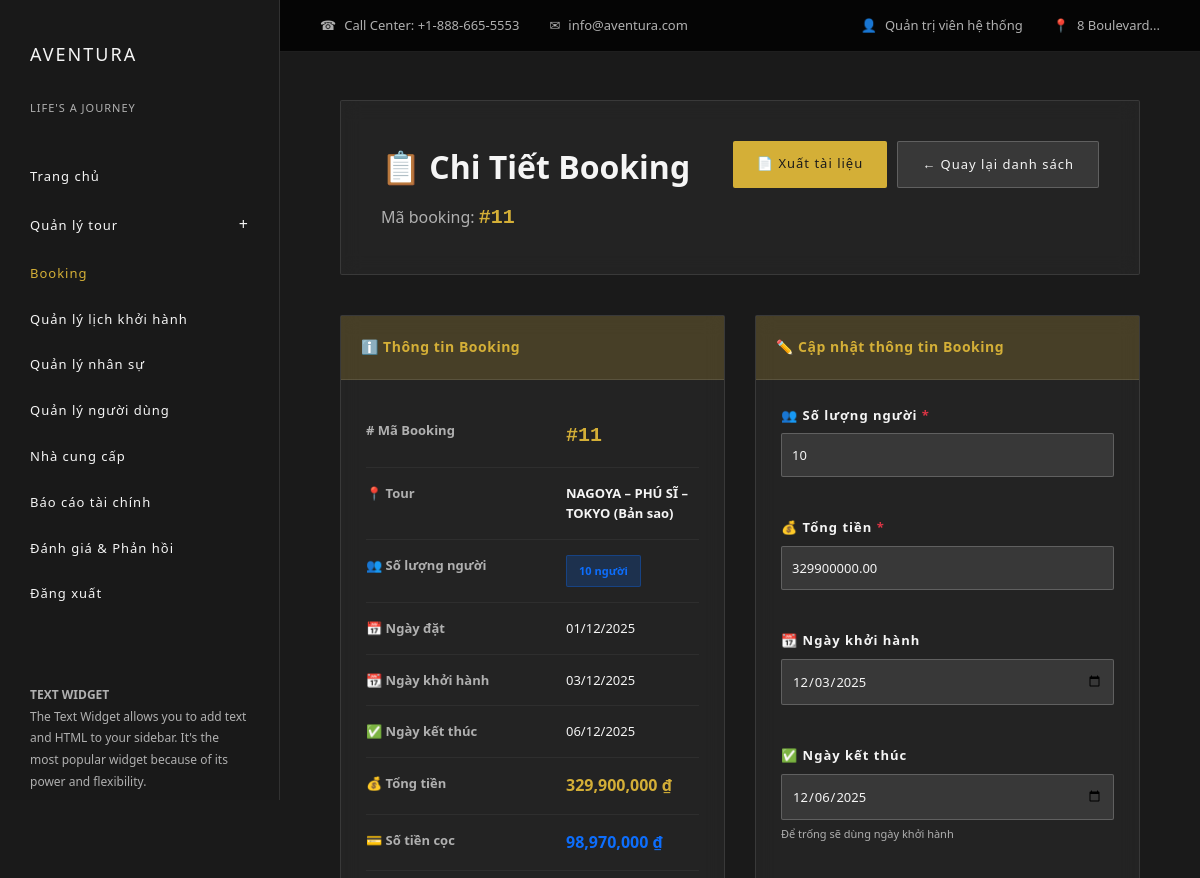
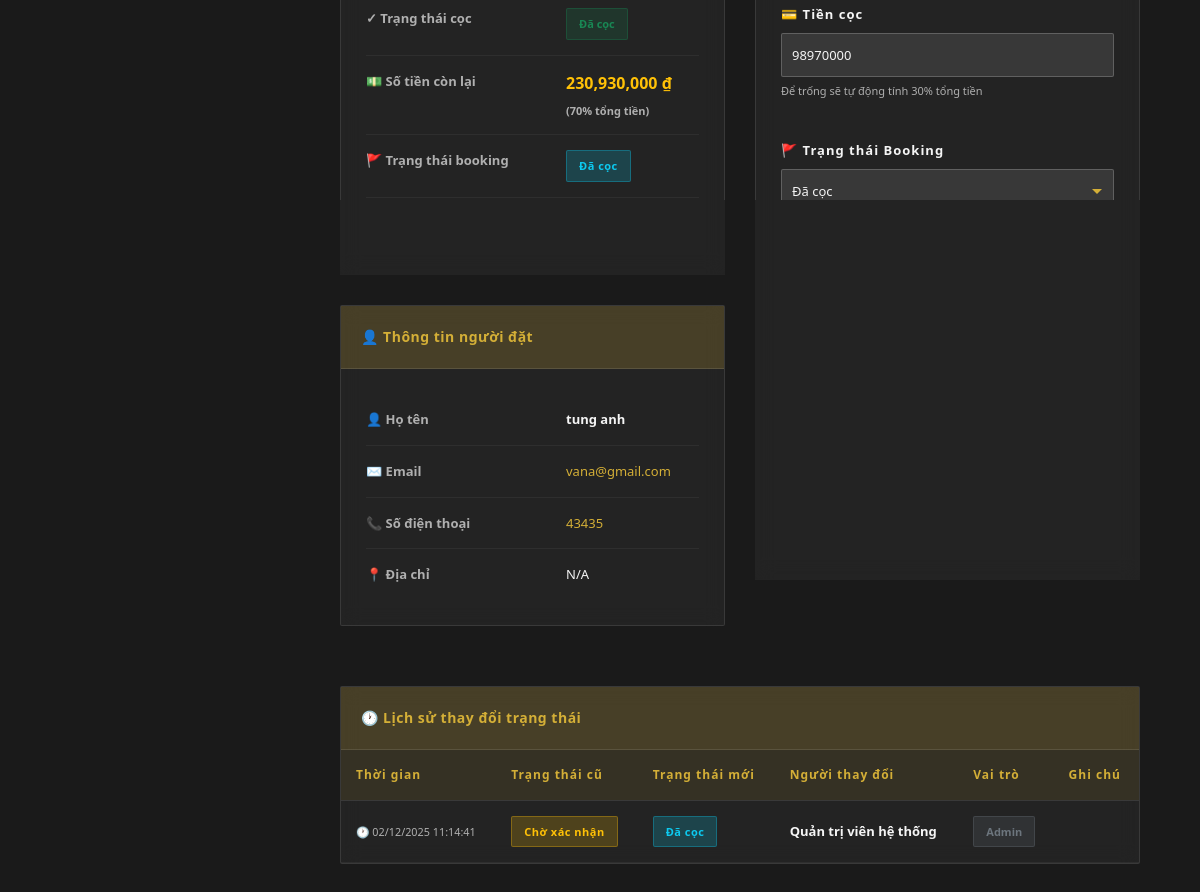
Screenshot of /index.php?act=booking/chiTiet&id=11 (signed in) with the database file from the repository (2 pictures, top to bottom).
### tables this page shows
CREATE TABLE `booking` (
  `booking_id` int(11) NOT NULL,
  `tour_id` int(11) DEFAULT NULL,
  `khach_hang_id` int(11) DEFAULT NULL,
  `ngay_dat` date DEFAULT NULL,
  `ngay_khoi_hanh` date DEFAULT NULL,
  `ngay_ket_thuc` date DEFAULT NULL,
  `so_nguoi` int(11) DEFAULT NULL,
  `tong_tien` decimal(15,2) DEFAULT NULL,
  `trang_thai` enum('ChoXacNhan','DaCoc','HoanTat','Huy') DEFAULT NULL,
  `ghi_chu` text DEFAULT NULL
);

CREATE TABLE `tour` (
  `tour_id` int(11) NOT NULL,
  `ten_tour` varchar(255) DEFAULT NULL,
  `loai_tour` enum('TrongNuoc','QuocTe','TheoYeuCau') DEFAULT NULL,
  `mo_ta` text DEFAULT NULL,
  `gia_co_ban` decimal(15,2) DEFAULT NULL,
  `chinh_sach` text DEFAULT NULL,
  `id_nha_cung_cap` int(11) DEFAULT NULL,
  `tao_boi` int(11) DEFAULT NULL,
  `trang_thai` enum('HoatDong','TamDung','HetHan') DEFAULT 'HoatDong',
  `qr_code_path` varchar(255) DEFAULT NULL COMMENT 'Đường dẫn file QR code'
);

CREATE TABLE `nguoi_dung` (
  `id` int(11) NOT NULL,
  `ten_dang_nhap` varchar(100) DEFAULT NULL,
  `mat_khau` varchar(255) DEFAULT NULL,
  `ho_ten` varchar(255) DEFAULT NULL,
  `avatar` varchar(255) DEFAULT NULL,
  `email` varchar(255) DEFAULT NULL,
  `so_dien_thoai` varchar(20) DEFAULT NULL,
  `vai_tro` enum('Admin','HDV','KhachHang','NhaCungCap') DEFAULT NULL,
  `quyen_cap_cao` tinyint(1) DEFAULT 0,
  `trang_thai` enum('HoatDong','BiKhoa') DEFAULT 'HoatDong',
  `ngay_tao` timestamp NULL DEFAULT current_timestamp()
);

CREATE TABLE `khach_hang` (
  `khach_hang_id` int(11) NOT NULL,
  `nguoi_dung_id` int(11) DEFAULT NULL,
  `dia_chi` varchar(255) DEFAULT NULL,
  `gioi_tinh` enum('Nam','Nữ','Khác') DEFAULT NULL,
  `ngay_sinh` date DEFAULT NULL
);

CREATE TABLE `booking_history` (
  `id` int(11) NOT NULL,
  `booking_id` int(11) NOT NULL,
  `trang_thai_cu` enum('ChoXacNhan','DaCoc','HoanTat','Huy') DEFAULT NULL,
  `trang_thai_moi` enum('ChoXacNhan','DaCoc','HoanTat','Huy') NOT NULL,
  `nguoi_thay_doi_id` int(11) DEFAULT NULL,
  `ghi_chu` text DEFAULT NULL,
  `thoi_gian` timestamp NULL DEFAULT current_timestamp()
);

### views/admin/chi_tiet_booking.php (the view, shortened to what the rows shown need)
<div class="page-header-section">
    <div style="display: flex; justify-content: space-between; align-items: start; flex-wrap: wrap; gap: 20px;">
        <div>
            <h1>📋 Chi Tiết Booking</h1>
            <p style="color: var(--text-muted); margin-top: 10px;">
                Mã booking: <span class="booking-id">#<?php echo $booking['booking_id']; ?></span>
            </p>
        </div>
    </div>
</div>
<div class="two-column-layout">
    <div>
        <div class="info-card">
            <div class="info-card-body">
                <div class="info-row">
                    <div class="info-value">
                        <span class="booking-id">#<?php echo $booking['booking_id']; ?></span>
                    </div>
                </div>
                <div class="info-row">
                    <div class="info-label">📍 Tour</div>
                    <div class="info-value" style="font-weight: 600;">
                        <?php echo htmlspecialchars($booking['ten_tour'] ?? 'N/A'); ?>
                    </div>
                </div>
                <div class="info-row">
                    <div class="info-value">
                        <span class="badge badge-primary">
                            <?php echo $booking['so_nguoi']; ?> người
                        </span>
                    </div>
                </div>
                <div class="info-row">
                    <div class="info-label">📅 Ngày đặt</div>
                    <div class="info-value">
                        <?php echo date('d/m/Y', strtotime($booking['ngay_dat'])); ?>
                    </div>
                </div>
                <div class="info-row">
                    <div class="info-label">📆 Ngày khởi hành</div>
                    <div class="info-value">
                        <?php echo $booking['ngay_khoi_hanh'] ? date('d/m/Y', strtotime($booking['ngay_khoi_hanh'])) : 'N/A'; ?>
                    </div>
                </div>
                <div class="info-row">
                    <div class="info-label">✅ Ngày kết thúc</div>
                    <div class="info-value">
                        <?php
                            $endDate = $booking['ngay_ket_thuc'] ?? $booking['ngay_khoi_hanh'];
                            echo $endDate ? date('d/m/Y', strtotime($endDate)) : 'N/A';
                        ?>
                    </div>
                </div>
                <div class="info-row">
                    <div class="info-label">💰 Tổng tiền</div>
                    <div class="info-value" style="font-weight: 600; color: var(--accent-gold); font-size: 16px;">
                        <?php echo number_format($booking['tong_tien'] ?? 0); ?> ₫
                    </div>
                </div>
                <?php
                $tongTien = (float)($booking['tong_tien'] ?? 0);
                $tienCoc = (float)($booking['tien_coc'] ?? ($booking['so_tien_coc'] ?? 0));
                if ($booking['trang_thai'] == 'HoanTat' && $tongTien > 0) {
                    $tienCoc = $tongTien;
                    $trangThaiCoc = 'HoanTat';
                } else {
                if ($tienCoc == 0 && $tongTien > 0) {
                    $tienCoc = round($tongTien * 0.3);
                    }
                    $trangThaiCoc = $booking['trang_thai_coc'] ?? ($booking['trang_thai'] == 'DaCoc' ? 'DaCoc' : 'ChuaCoc');
                }
                $tienConLai = max(0, $tongTien - $tienCoc);
                ?>
                <div class="info-row">
                    <div class="info-label">💳 Số tiền cọc</div>
                    <div class="info-value" style="font-weight: 600; color: #0d6efd; font-size: 16px;">
                        <?php echo number_format($tienCoc); ?> ₫
                    </div>
                </div>
                <div class="info-row">
                    <div class="info-value">
                        <?php
                        $trangThaiCocLabels = [
                            'DaCoc' => 'Đã cọc',
                            'ChuaCoc' => 'Chưa cọc',
                            'HoanTat' => 'Hoàn tất'
                        ];
                        $trangThaiCocBadge = $trangThaiCoc == 'DaCoc' ? 'success' : ($trangThaiCoc == 'HoanTat' ? 'success' : 'warning');
                        ?>
                        <span class="badge badge-<?php echo $trangThaiCocBadge; ?>">
                            <?php echo $trangThaiCocLabels[$trangThaiCoc] ?? $trangThaiCoc; ?>
                        </span>
                    </div>
                </div>
                <div class="info-row">
                    <div class="info-label">💵 Số tiền còn lại</div>
                    <div class="info-value" style="font-weight: 600; color: #ffc107; font-size: 16px;">
                        <?php echo number_format($tienConLai); ?> ₫
                        <?php if ($tienConLai > 0): ?>
                            <small style="display: block; margin-top: 5px; color: var(--text-muted); font-size: 11px;">
                                (<?php echo round(($tienConLai / $tongTien) * 100, 1); ?>% tổng tiền)
                            </small>
                        <?php endif; ?>
                    </div>
                </div>
                <div class="info-row">
                    <div class="info-value">
                        <?php
                        $statusLabels = [
                            'ChoXacNhan' => 'Chờ xác nhận',
                            'DaCoc' => 'Đã cọc',
                            'HoanTat' => 'Hoàn tất',
                            'Huy' => 'Hủy'
                        ];
                        $currentStatus = $booking['trang_thai'];
                        ?>
                        <span class="status-badge status-<?php echo $currentStatus; ?>">
                            <?php echo $statusLabels[$currentStatus] ?? $currentStatus; ?>
                        </span>
                    </div>
                </div>
            </div>
        </div>
        <div class="info-card">
            <div class="info-card-body">
                <div class="info-row">
                    <div class="info-label">👤 Họ tên</div>
                    <div class="info-value" style="font-weight: 600;">
                        <?php echo htmlspecialchars($booking['ho_ten'] ?? 'N/A'); ?>
                    </div>
                </div>
                <div class="info-row">
                    <div class="info-value">
                        <a href="mailto:<?php echo htmlspecialchars($booking['email'] ?? ''); ?>"
                           style="color: var(--accent-gold); text-decoration: none;">
                            <?php echo htmlspecialchars($booking['email'] ?? 'N/A'); ?>
                        </a>
                    </div>
                </div>
                <div class="info-row">
                    <div class="info-value">
                        <a href="tel:<?php echo htmlspecialchars($booking['so_dien_thoai'] ?? ''); ?>"
                           style="color: var(--accent-gold); text-decoration: none;">
                            <?php echo htmlspecialchars($booking['so_dien_thoai'] ?? 'N/A'); ?>
                        </a>
                    </div>
                </div>
                <div class="info-row">
                    <div class="info-label">📍 Địa chỉ</div>
                    <div class="info-value">
                        <?php echo htmlspecialchars($booking['dia_chi'] ?? 'N/A'); ?>
                    </div>
                </div>
            </div>
        </div>
    </div>
    <div>
        <?php if (isset($_SESSION['role']) && ($_SESSION['role'] === 'Admin' || $_SESSION['role'] === 'HDV')): ?>
            <div class="form-card">
                <div class="form-card-header">
                    ✏️ Cập nhật thông tin Booking
                </div>
                <div class="form-card-body">
                    <form method="POST" action="index.php?act=booking/update">
                        <div class="form-row">
                            <div class="form-group">
                                <label>👥 Số lượng người <span style="color: #dc3545;">*</span></label>
                                <input type="number" name="so_nguoi" class="input"
                                       value="<?php echo $booking['so_nguoi']; ?>" min="1" required>
                            </div>
                            <div class="form-group">
                                <label>💰 Tổng tiền <span style="color: #dc3545;">*</span></label>
                                <input type="number" name="tong_tien" id="tongTienInput" class="input"
                                       value="<?php echo $booking['tong_tien']; ?>" step="1000" min="0" required>
                            </div>
                            <div class="form-group">
                                <label>📆 Ngày khởi hành</label>
                                <input type="date" name="ngay_khoi_hanh" class="input"
                                       value="<?php echo $booking['ngay_khoi_hanh'] ?? ''; ?>">
                            </div>
                            <div class="form-group">
                                <label>✅ Ngày kết thúc</label>
                                <input type="date" name="ngay_ket_thuc" class="input"
                                       value="<?php echo $booking['ngay_ket_thuc'] ?? $booking['ngay_khoi_hanh'] ?? ''; ?>">
                                <small style="color: var(--text-muted); font-size: 11px; margin-top: 5px; display: block;">
                                    Để trống sẽ dùng ngày khởi hành
                                </small>
                            </div>
                            <div class="form-group">
                                <label>💳 Tiền cọc</label>
                                <input type="number" name="tien_coc" id="tienCocInput" class="input"
                                       value="<?php echo $tienCoc; ?>" step="1000" min="0">
                                <small style="color: var(--text-muted); font-size: 11px; margin-top: 5px; display: block;">
                                    Để trống sẽ tự động tính 30% tổng tiền
                                </small>
                            </div>
                            <div class="form-group">
                                <label>🚩 Trạng thái Booking</label>
                                <select name="trang_thai" id="trangThaiSelect" class="select">
                                    <option value="DaCoc" <?php echo $currentStatus == 'DaCoc' ? 'selected' : ''; ?>>
                                        Đã cọc
                                    </option>
                                </select>
                            </div>
                            <div class="form-group">
                                <label>✓ Trạng thái cọc</label>
                                <select name="trang_thai_coc" id="trangThaiCocSelect" class="select">
                                    <option value="DaCoc" <?php echo $trangThaiCoc == 'DaCoc' ? 'selected' : ''; ?>>
                                        Đã cọc
                                    </option>
                                </select>
                            </div>
                        </div>
                        <div class="form-group">
                            <label>📝 Ghi chú</label>
                            <textarea name="ghi_chu" class="textarea"><?php echo htmlspecialchars($booking['ghi_chu'] ?? ''); ?></textarea>
                        </div>
                        <div class="form-group">
                            <button type="submit" class="btn btn-primary" style="width: 100%;">
                            </button>
                        </div>
                    </form>
                </div>
            </div>
        <?php endif; ?>
    </div>
</div>
<div class="info-card">
    <div style="padding: 0;">
        <?php if (!empty($history)): ?>
            <div style="overflow-x: auto;">
                <table class="table-history">
                    <thead>
                        <tr>
                            <th>Thời gian</th>
                            <th>Trạng thái cũ</th>
                            <th>Trạng thái mới</th>
                            <th>Người thay đổi</th>
                            <th>Vai trò</th>
                            <th>Ghi chú</th>
                        </tr>
                    </thead>
                    <tbody>
                        <?php foreach ($history as $item): ?>
                            <tr>
                                <td>
                                    <small style="color: var(--text-muted);">
                                        🕐 <?php echo date('d/m/Y H:i:s', strtotime($item['thoi_gian'])); ?>
                                    </small>
                                </td>
                                <td>
                                    <?php if ($item['trang_thai_cu']): ?>
                                        <span class="status-badge status-<?php echo $item['trang_thai_cu']; ?>">
                                            <?php echo $statusLabels[$item['trang_thai_cu']] ?? $item['trang_thai_cu']; ?>
                                        </span>
                                    <?php else: ?>
                                        <span style="color: var(--text-muted);">-</span>
                                    <?php endif; ?>
                                </td>
                                <td>
                                    <span class="status-badge status-<?php echo $item['trang_thai_moi']; ?>">
                                        <?php echo $statusLabels[$item['trang_thai_moi']] ?? $item['trang_thai_moi']; ?>
                                    </span>
                                </td>
                                <td>
                                    <div style="font-weight: 600;"><?php echo htmlspecialchars($item['nguoi_thay_doi'] ?? 'N/A'); ?></div>
                                </td>
                                <td>
                                    <span class="badge badge-secondary">
                                        <?php echo htmlspecialchars($item['vai_tro'] ?? 'N/A'); ?>
                                    </span>
                                </td>
                                <td>
                                </td>
                            </tr>
                        <?php endforeach; ?>
                    </tbody>
                </table>
            </div>
        <?php endif; ?>
    </div>
</div>
<?php
require __DIR__ . '/../layouts/aventura.php';
?>

### rows the page displays
booking: booking_id "11", tour.ten_tour "NAGOYA – PHÚ SĨ – TOKYO (Bản sao)", so_nguoi "10", ngay_dat "01/12/2025", ngay_khoi_hanh "03/12/2025", ngay_ket_thuc "06/12/2025", tong_tien "329,900,000", tong_tien "98,970,000", trang_thai "Đã cọc", tong_tien "230,930,000", ($tienConLai/$tongTien)*100 "70", nguoi_dung.ho_ten "tung anh", nguoi_dung.email "vana@gmail.com", nguoi_dung.so_dien_thoai "43435", khach_hang.dia_chi "N/A", tong_tien "329900000.00", ngay_khoi_hanh "12/03/2025", ngay_ket_thuc "12/06/2025", tien_coc "98970000", trang_thai_coc "Đã cọc"
booking_history: thoi_gian "02/12/2025 11:14:41", trang_thai_cu "Chờ xác nhận", trang_thai_moi "Đã cọc", nguoi_thay_doi.ho_ten "Quản trị viên hệ thống", nguoi_thay_doi.vai_tro "Admin"

### other values shown
$_SESSION['user_name'] "Quản trị viên hệ thống"
